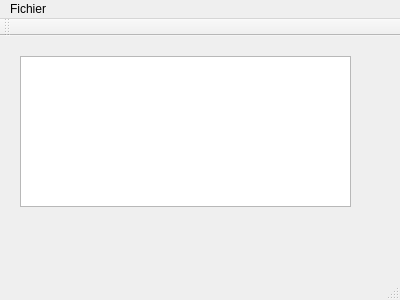
<?xml version="1.0" encoding="UTF-8"?>
<ui version="4.0">
 <class>MainWindow</class>
 <widget class="QMainWindow" name="MainWindow">
  <property name="geometry">
   <rect>
    <x>0</x>
    <y>0</y>
    <width>400</width>
    <height>300</height>
   </rect>
  </property>
  <property name="windowTitle">
   <string>MainWindow</string>
  </property>
  <widget class="QWidget" name="centralWidget">
   <widget class="QPlainTextEdit" name="plainTextEdit_fichier">
    <property name="geometry">
     <rect>
      <x>20</x>
      <y>20</y>
      <width>331</width>
      <height>151</height>
     </rect>
    </property>
   </widget>
  </widget>
  <widget class="QMenuBar" name="menuBar">
   <property name="geometry">
    <rect>
     <x>0</x>
     <y>0</y>
     <width>400</width>
     <height>25</height>
    </rect>
   </property>
   <widget class="QMenu" name="menuFichier">
    <property name="title">
     <string>Fichier</string>
    </property>
    <widget class="QMenu" name="menuouvrir">
     <property name="title">
      <string>ouvrir</string>
     </property>
     <addaction name="actionfichier"/>
     <addaction name="actiondernier_fichier_ouvert"/>
    </widget>
    <addaction name="menuouvrir"/>
    <addaction name="actionSauvegarder"/>
    <addaction name="actionquitter"/>
   </widget>
   <addaction name="menuFichier"/>
  </widget>
  <widget class="QToolBar" name="mainToolBar">
   <attribute name="toolBarArea">
    <enum>TopToolBarArea</enum>
   </attribute>
   <attribute name="toolBarBreak">
    <bool>false</bool>
   </attribute>
  </widget>
  <widget class="QStatusBar" name="statusBar"/>
  <action name="actionquitter">
   <property name="text">
    <string>Quitter</string>
   </property>
  </action>
  <action name="actionfichier">
   <property name="text">
    <string>fichier</string>
   </property>
  </action>
  <action name="actiondernier_fichier_ouvert">
   <property name="text">
    <string>dernier fichier ouvert</string>
   </property>
  </action>
  <action name="actionSauvegarder">
   <property name="text">
    <string>Sauvegarder</string>
   </property>
  </action>
 </widget>
 <layoutdefault spacing="6" margin="11"/>
 <resources/>
 <connections/>
</ui>
